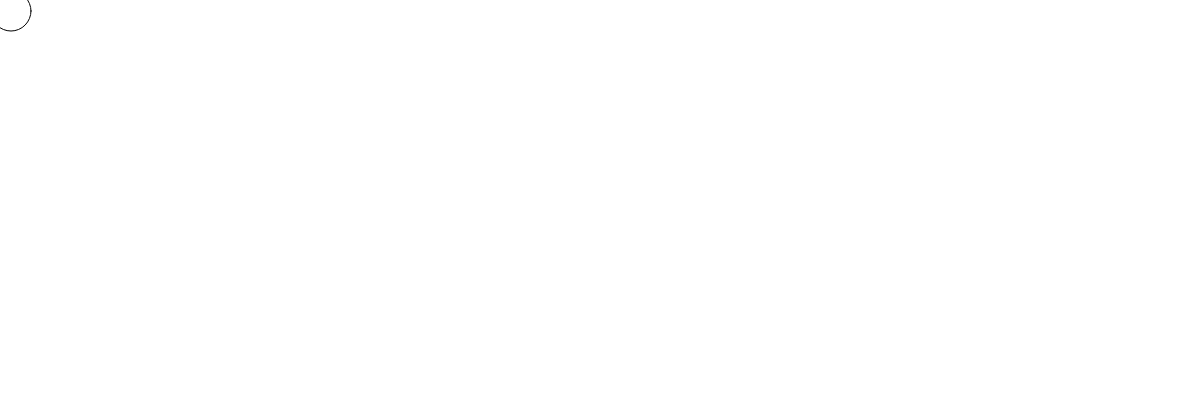
Frame 1 (no input)
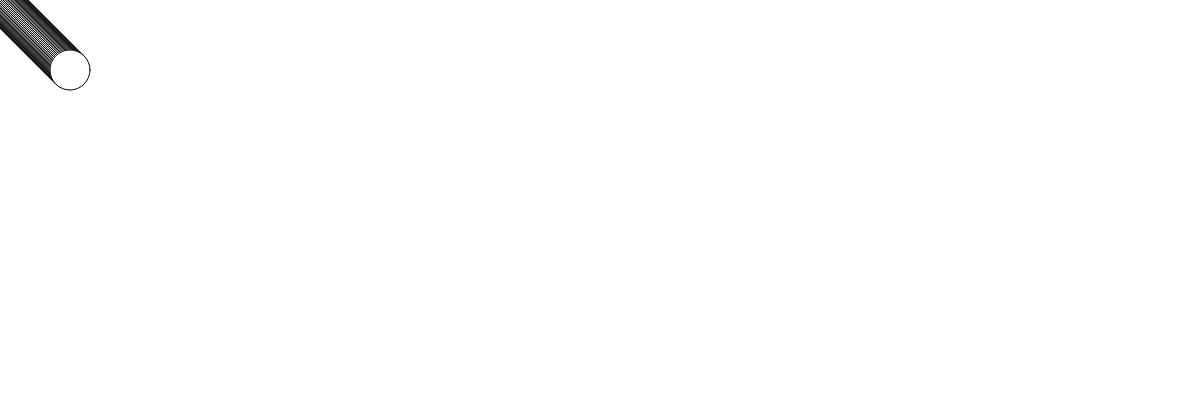
Frame 60 (no input)
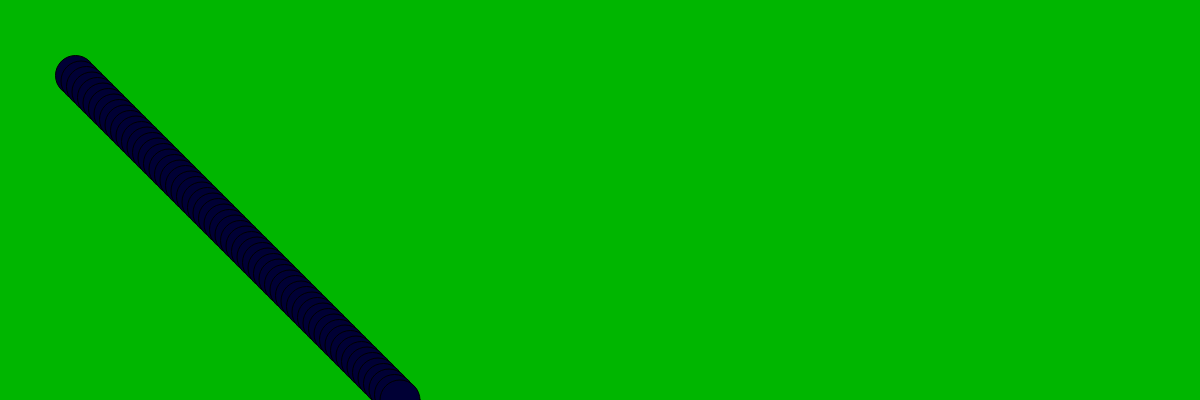
Frame 120 (the mouse pressed at the canvas centre since frame 60)

The p5.js sketch that drew these frames (run headless with seeded random() and noise() and a simulated clock; from frame 60 on, the mouse is pressed at the canvas centre):

// p5.js sketch
// ── sketch.js


let ball = {};
ball.width = 40;
ball.x = 10;
ball.y = 10;
ball.delta_x = 1;
ball.delta_y = 1;
ball.scale_x = 1;
ball.scale_y = 1;
// This defines the variables of the ball and the scale that the ball will be
// defining each of the variables helps with the Boolean statements that will
// dictate the balls patterns

ball.r = (255);
ball.g = (255);
ball.b = (255);

// With these I define my changing color ball with starting random values

function setup() {
    createCanvas(windowWidth, 400);
    background(255);
}
// This function defines the canvas size and the background



function draw() {

    ball.x += ball.delta_x * ball.scale_x;
    ball.y += ball.delta_y * ball.scale_y;


    if (ball.x >= width || ball.x <= 0) {
        ball.delta_x = -1 * ball.delta_x;
    }
    if (ball.y >= height || ball.y <= 0) {
        ball.delta_y = -1 * ball.delta_y;
    }

    fill(ball.r, ball.g, ball.b);
    ellipse(ball.x, ball.y, ball.width, ball.width);

}
//  These Boolean statements show the conditions for the balls trajectory by
// defining patterns that the ball has to follow through if then statements


function mousePressed() {
    ball.scale_x = map(mouseX, 0, width, 1, 10);
    ball.scale_y = map(mouseY, 0, height, 1, 10);


    background(0, random(255), 0)

    ball.r = 0;
    ball.g = 0;
    ball.b = random(255);

  // Now when the mouse is pressed the color of the ball will change to a
  // randomized shade of blue
  // The background will also change to a different shade of green everytime
  // the mouse is pressed

}
// This function changes the behavior of the ball when the mouse is pressed
